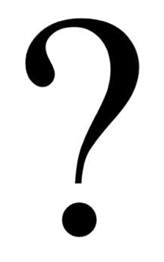
#> input picture Images/05_interrogation.png, 164 x 262 px
$ jupyter execute 05_La_convolution.ipynb   (shell and % lines are left out)
#> lines starting #> are read from the running program, lines starting #| are printed output that depends on the picture
[cell 1]
import numpy as np
import matplotlib.pyplot as plt
from scipy import signal

# La convolution

## Introduction
Ce document vise à rendre le lecteur familier avec l’opération de convolution, de sa définition à son calcul en passant par quelques unes de ses propriétés. Au premier abord, la convolution semble parfois difficile à saisir. Une des raisons est le fait que l’on doit recourir à des fonctions particulières – les impulsions de Dirac – afin de définir formellement la convolution sous la forme d’une intégrale. Une autre raison est l’interprétation même de cette intégrale lorsqu’on doit la calculer. Le présent document vise à montrer toute la pertinence de cet opérateur mathématique, et à en donner une interprétation intuitive. On donnera aussi des exemples numériques montrant comment on peut évaluer la convolution avec Python.

Il y a essentiellement 3 approches pour obtenir la réponse d’un système linéaire (comme un filtre, par exemple) à une entrée donnée. Il s’agit de :

>**Résoudre l’équation différentielle du système.** L’équation du système doit alors être connue, et il doit être possible de la résoudre avec les méthodes connues. Si le système est un filtre linéaire d’ordre 1 – par exemple un circuit RC – alors son équation différentielle est simple et facile à résoudre. Vous devriez déjà être familier avec cette approche.

**ou**

>**Utiliser l’approche par transformée.** Dans ce cas, on doit transformer l’équation du système, de même que les signaux eux-mêmes. Spécifiquement, on applique alors la Transformée de Laplace au signal d’entrée de même qu’à l’équation différentielle du système. En manipulant ces fonctions dans le domaine transformé, puis en appliquant la transformation inverse, on obtient alors l’expression temporelle du signal de sortie. Nous y reviendrons.

**ou**

>**Appliquer l’opération de convolution.**  Il s’agit alors d’appliquer une intégrale – l’intégrale de convolution – faisant intervenir le signal d’entrée du système $x(t)$ ainsi que sa réponse impulsionnelle $h(t)$. Cette approche fait l’objet du présent document.

## Systèmes LTI

Pour que l’opération de convolution ait un sens, elle doit être appliquée à un système qui a deux propriétés :

1. le système doit être linéaire
2. le système doit être invariant dans le temps

Dans la littérature (la plupart du temps, en anglais) on nomme LTI (« Linear Time Invariant ») ce type de systèmes. Tous les filtres que nous allons rencontrer ont cette propriété.

Un système est linéaire si multiplier l’entrée par un gain $g$ a pour unique effet de multiplier la sortie associée par le même gain $g$ :

| Signal d’entrée | Signal de sortie |
|----|----|
| $x(t)$   | $y(t)$  |
| $g \ x(t)$  | $g \ y(t)$ |

Un système est invariant dans le temps si, en introduisant un décalage $t_0$ dans le signal d’entrée, l’unique effet est de décaler de $t_0$ le signal de sortie, sans en changer la forme d’autre façon :

| Signal d’entrée | Signal de sortie |
|----|----|
| $x(t)$   | $y(t)$  |
| $x(t-t_0)$  | $y(t-t_0)$ |

Si un système répond simultanément à ces deux conditions, alors on le qualifie de système LTI et on peut appliquer la convolution pour évaluer la réponse à une entrée donnée.

## Concepts de base

Avant de se lancer dans l’étude de la convolution, et des fonctions de Dirac $\delta(t)$ dont elle se nourrit, commençons par le commencement.

Le point de départ est celui de la « boite noire ». Considérez le schéma suivant

**Figure 1**:  Schéma générique d’un système LTI.

Ici, $x(t)$ est l’entrée du système, $y(t)$ est se sortie (la réponse à l’entrée $x(t)$ ) et le système lui-même est dénoté $H$. Cette notation est conforme à celle des fonctions de transfert, c’est pourquoi on l’utilise tout de suite. (On aurait pu appeler le système « Charlie », mais c’est à la fois trop long à écrire tout le temps, et en plus ça fait familier…)

Le système $H$ pourrait être, par exemple, un filtre passif ou un filtre actif, ou toute autre opération de type LTI. Mais ici, on ne connaît pas sa nature. On sait par contre (parce qu’on l’a mesuré) que, si l’entrée du système $H$ est une onde rectangulaire d’amplitude 1 et de durée 1 seconde, alors sa sortie est telle que montrée sur la figure ci-dessous.

[cell 2]
dt = 1/1000     # incrément temporel (élément différentiel)
t = np.arange(0, 5, dt)     # échelle de temps

x = np.piecewise(t, [t < 1, t >= 1], [1, 0])    # signal d’entrée (version discrète)
y = np.piecewise(t, [t < 2, t >= 2], [lambda t: -0.5*t+1, 0])   # signal de sortie (version discrète)

fig = plt.figure()
fig.set_figwidth(12)
fig.set_figheight(4)

ax1 = plt.subplot(1,2,1)
ax1.plot(t,x)
ax1.set_ylim([-1, 2])
ax1.set_xlim([0, 5])
ax1.set_ylabel("x(t)")
ax1.set_xlabel("t (seconde)")
ax1.set_title("Onde rectangulaire de durée 1 seconde")
ax1.grid()

ax2 = plt.subplot(1,2,2)
ax2.plot(t,y)
ax2.set_ylim([-1, 2])
ax2.set_xlim([0, 5])
ax2.set_ylabel("y(t)")
ax2.set_xlabel("t (seconde)")
ax2.set_title("Réponse du système $H$ à une onde rectangulaire de durée 1 seconde")
ax2.grid()

plt.tight_layout()
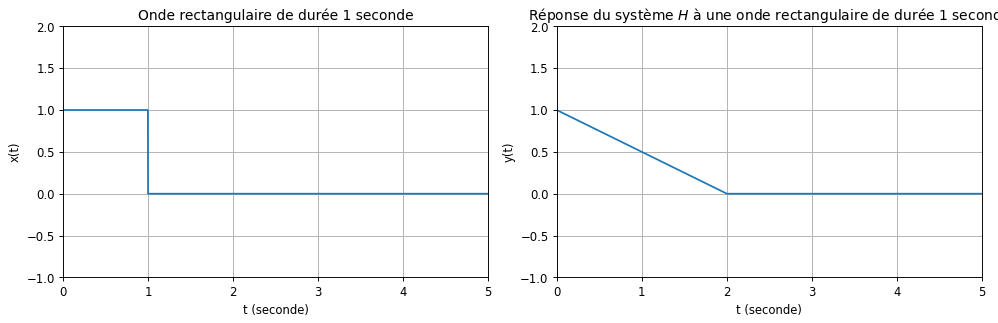
#> figure drawn by matplotlib, 2 panels; panel 1: curve peaks at x = 0, y = 1; panel 2: curve peaks at x = 0, y = 1

**Figure 2** :  Réponse du système $H$ à une onde rectangulaire de durée 1 seconde.

(On ne risque pas de rencontrer de système ayant ce type de réponse dans la nature, mais nous prenons des formes simples pour illustrer les idées.)

Sachant que le système $H$ est LTI, quelle serait alors sa réponse si l’entrée $x(t)$, pour lequel on a mesuré la réponse à la Figure ci-dessus, était remplacée par $1.5 \ x(t)$? La linéarité du système produit le résultat de la figure suivante.

[cell 3]
dt = 1/1000  # incrément temporel (élément différentiel)
t = np.arange(0, 5, dt) # échelle de temps

x = np.piecewise(t, [t < 1, t >= 1], [1, 0])    # signal d’entrée (version discrète)
y = np.piecewise(t, [t < 2, t >= 2], [lambda t: -0.5*t+1, 0])   # signal de sortie (version discrète)

fig = plt.figure()
fig.set_figwidth(12)
fig.set_figheight(4)

ax1 = plt.subplot(1,2,1)
ax1.plot(t, 1.5*x)
ax1.set_ylim([-1, 2])
ax1.set_xlim([0, 5])
ax1.set_ylabel("1.5 x(t)")
ax1.set_xlabel("t (seconde)")
ax1.set_title("Entrée $1.5x(t)$")
ax1.grid()

ax2 = plt.subplot(1,2,2)
ax2.plot(t, 1.5*y)
ax2.set_ylim([-1, 2])
ax2.set_xlim([0, 5])
ax2.set_ylabel("1.5 y(t)")
ax2.set_xlabel("t (seconde)")
ax2.set_title("Réponse du système $H$ si l’entrée est $1.5 x(t)$")
ax2.grid()

plt.tight_layout()
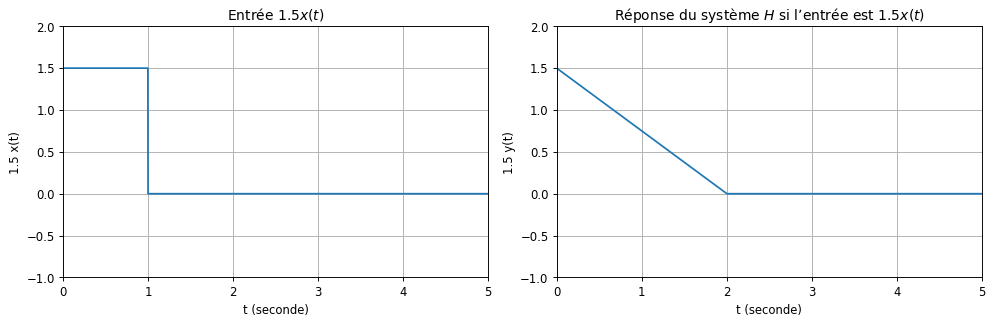
#> figure drawn by matplotlib, 2 panels; panel 1: curve peaks at x = 0, y = 1.5; panel 2: curve peaks at x = 0, y = 1.5

**Figure 3** :   Réponse du système $H$ si l’entrée est $1.5 x(t)$.

Maintenant, quelle sera la réponse du système si on retarde l’entrée $x(t)$ de 2 secondes? Autrement dit, le signal d’entrée est maintenant donné par $x(t-2)$. Puisqu’on assume que le système est invariant dans le temps, la forme de la réponse ne devrait pas être changée. Elle devrait seulement être décalée, du même décalage que le signal d’entrée (ici, 2 secondes).

Ceci est montré à la figure suivante.

[cell 4]
dt = 1/1000  # incrément temporel (élément différentiel)
t = np.arange(0, 5, dt) # échelle de temps

x = np.piecewise(t, [t < 1, t >= 1], [1, 0])    # signal d’entrée (version discrète)
y = np.piecewise(t, [t < 2, t >= 2], [lambda t: -0.5*t+1, 0])   # signal de sortie (version discrète)

fig = plt.figure()
fig.set_figwidth(12)
fig.set_figheight(4)

ax1 = plt.subplot(1,2,1)
ax1.plot(t, np.roll(x, int(2/dt)))
ax1.set_ylim([-1, 2])
ax1.set_xlim([0, 5])
ax1.set_ylabel("x(t)")
ax1.set_xlabel("t (seconde)")
ax1.set_title("Entrée $x(t-2)$")
ax1.grid()

ax2 = plt.subplot(1,2,2)
ax2.plot(t, np.roll(y, int(2/dt)))
ax2.set_ylim([-1, 2])
ax2.set_xlim([0, 5])
ax2.set_ylabel("y(t)")
ax2.set_xlabel("t (seconde)")
ax2.set_title("Réponse du système $H$ si l’entrée est $x(t-2)$")
ax2.grid()

plt.tight_layout()
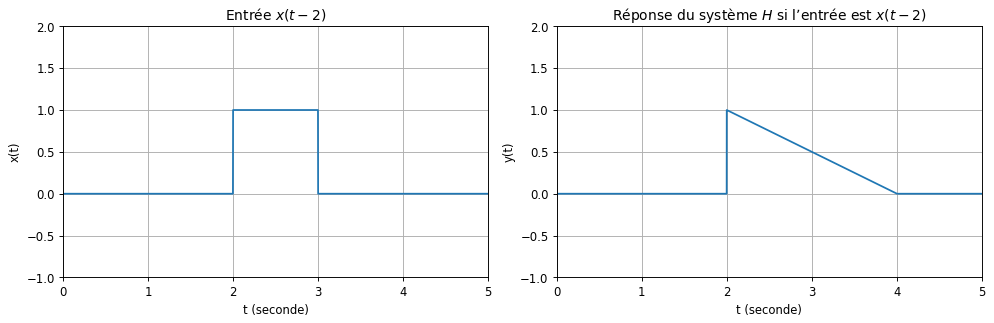
#> figure drawn by matplotlib, 2 panels; panel 1: curve peaks at x = 2, y = 1; panel 2: curve peaks at x = 2, y = 1

**Figure 4** :   Réponse du système $H$ si l’entrée est $x(t−2)$.

On se doute fort que si l’entrée est maintenant formée de la somme de $x(t)$ (comme dans la figure 2) et de $x(t-2)$ (comme dans la figure 4), alors la réponse sera formée de la somme des deux réponses respectives. Ceci est montré à la figure suivante.

[cell 5]
dt = 1/1000  # incrément temporel (élément différentiel)
t = np.arange(0, 5, dt) # échelle de temps

x = np.piecewise(t, [t < 1, t >= 1], [1, 0])    # signal d’entrée (version discrète)
y = np.piecewise(t, [t < 2, t >= 2], [lambda t: -0.5*t+1, 0])   # signal de sortie (version discrète)

fig = plt.figure()
fig.set_figwidth(12)
fig.set_figheight(4)

ax1 = plt.subplot(1,2,1)
ax1.plot(t, x + np.roll(x, int(2/dt)))
ax1.set_ylim([-1, 2])
ax1.set_xlim([0, 5])
ax1.set_ylabel("x(t)")
ax1.set_xlabel("t (seconde)")
ax1.set_title("Entrée $x(t) + x(t-2)$")
ax1.grid()

ax2 = plt.subplot(1,2,2)
ax2.plot(t, y + np.roll(y, int(2/dt)))
ax2.set_ylim([-1, 2])
ax2.set_xlim([0, 5])
ax2.set_ylabel("y(t)")
ax2.set_xlabel("t (seconde)")
ax2.set_title("Réponse du système $H$ si l’entrée est $x(t)$ + $x(t-2)$.")
ax2.grid()

plt.tight_layout()

**Figure 5** :   Réponse du système H si l’entrée est x(t) + x(t−2).

Qu’est-ce qui se passe maintenant si les réponses individuelles sont superposées? Autrement dit, si on a en entrée une série d’impulsions rectangulaires dont la réponse est plus longue que l’espacement entre les impulsions? Puisque le système est linéaire, la réponse à une somme d’impulsions décalées est la somme des réponses (même si ces réponses se superposent). Et puisque le système est invariant dans le temps, la forme des réponses individuelles est la même, à un décalage près.

Ainsi, la réponse à deux impulsions successives de durée 1 seconde et d’amplitude 1 est telle que montrée à la figure suivante.

[cell 6]
dt = 1/1000  # incrément temporel (élément différentiel)
t = np.arange(0, 5, dt) # échelle de temps


x = np.piecewise(t, [t < 1, t >= 1], [1, 0])     # signal d’entrée (version discrète)
y = np.piecewise(t, [t < 2, t >= 2], [lambda t: -0.5*t+1, 0])   # signal de sortie (version discrète)

fig = plt.figure()
fig.set_figwidth(12)
fig.set_figheight(4)

ax1 = plt.subplot(1,2,1)
ax1.plot(t, x + np.roll(x, int(1/dt)))
ax1.set_ylim([-1, 2])
ax1.set_xlim([0, 5])
ax1.set_ylabel("x(t)")
ax1.set_xlabel("t (seconde)")
ax1.set_title("Entrée $x(t)$ + $x(t-1)$.")
ax1.grid()

ax2 = plt.subplot(1,2,2)
ax2.plot(t, y + np.roll(y, int(1/dt)))
ax2.set_ylim([-1, 2])
ax2.set_xlim([0, 5])
ax2.set_ylabel("y(t)")
ax2.set_xlabel("t (seconde)")
ax2.set_title("Réponse du système $H$ si l’entrée est $x(t)$ + $x(t-1)$.")
ax2.grid()

plt.tight_layout()

**Figure 6.**  Réponse du système $H$ si l’entrée est $x(t)$ + $x(t-1)$. Notez que les réponses individuelles se superposent.

Cette réponse est la somme de la réponse $y(t)$ à la figure 2, et de la même réponse mais décalée de 1 seconde (i.e. $y(t-1)$). (Une réponse de forme bizarre, mais souvenez-vous que la réponse de la figure 2, pour une impulsion rectangulaire en entrée, n’a pas la forme que l’on retrouverait pour un système « normal » -- on utilise ici des formes simples pour illustrer les concepts de base).

A la figure 6, on observe qu’on peut remplacer une impulsion rectangulaire de durée 2 secondes, par la somme de 2 impulsions rectangulaires de durée 1 seconde, et calculer la réponse en faisant la somme (en fait la superposition) des réponses décalées aux impulsions de durée 1 seconde. C’est le principe fondamental qui mène à la convolution.

Pourrait-on, en connaissant la réponse à une impulsion rectangulaire de durée 1 seconde, obtenir de cette façon la réponse à n’importe quel autre signal, même un signal dont la forme n’est pas une suite d’impulsions rectangulaires? Par exemple, quelle serait la réponse à l’entrée dans la figure 7?

[cell 7]
dt = 1/1000  # incrément temporel (élément différentiel)
t = np.arange(0, 5, dt) # échelle de temps

x = np.piecewise(t, [t < 1, t >= 1], [lambda t: -4*t**2+4*t, 0])     # signal d’entrée (version discrète)

fig = plt.figure()
fig.set_figwidth(12)
fig.set_figheight(4)

ax1 = plt.subplot(1,2,1)
ax1.plot(t, x)
ax1.set_ylim([-1, 2])
ax1.set_xlim([0, 5])
ax1.set_ylabel("x(t)")
ax1.set_xlabel("t (seconde)")
ax1.grid()

ax2 = plt.subplot(1,2,2)
ax2.imshow(plt.imread("./Images/05_interrogation.png"))
ax2.set_axis_off()


plt.tight_layout()
#> (the rest of the program and of its run is left out)
